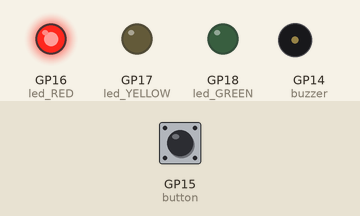
This program was run on a simulated Raspberry Pi Pico running MicroPython. On the bench: output pins drawn as LEDs (lit = HIGH), buzzer (waves = sounding, pin HIGH). The inputs (shaded band) are chosen by the test bench; at power-on: GP15 (button) HIGH. What the program prints to the serial console is not drawn.

Above: at 1.2 s.
1.3 s: GP15 (button) pulled LOW for 0.15 s
At 5.1 s:
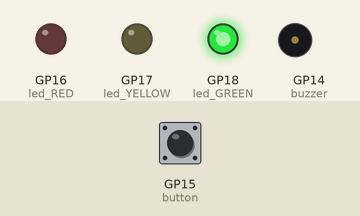
At 9.3 s:
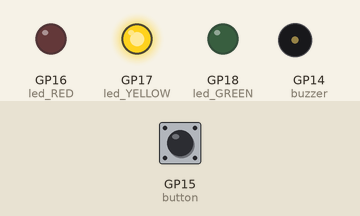
Timing chart, 0 to 19.5 s (numbered marks = the images above; inputs shaded):
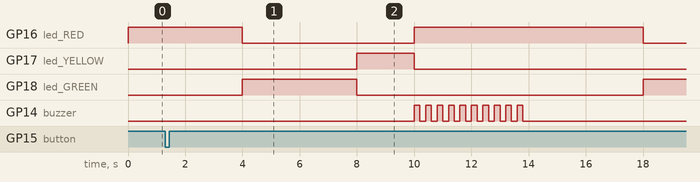

The program:

ISR_TrafficLights.py
```python
"""
ISR_TrafficLights.py
--------
Simple LED Traffic Light with active Piezo crosswalk buzzer using
    button interrupts

Traffic Light Logic Flow::
  No Pedestrian:
      Red -> Green, Green -> Yellow -> Red
  Pedestrian Crossing:
      Setting the interrupt_flag variable = 1 indicates that
          the crosswalk button was pressed
      On next Red, buzz for 5 seconds allowing pedestrian to
          cross then set interrupt_flag = 0 and proceed to
          No Pedestrian sequence

"""
from machine import Pin
from time import sleep, ticks_ms, ticks_diff

# Set up LED traffic lights
led_RED    = Pin(16, Pin.OUT)  # GPIO16
led_YELLOW = Pin(17, Pin.OUT)
led_GREEN  = Pin(18, Pin.OUT)

# Set up GPIO pins connected to the crosswalk buzzer and button
buzzer = Pin(14, Pin.OUT)              # GPIO14
button = Pin(15, Pin.IN, Pin.PULL_UP)  # GPIO15

# Define an ISR callback function for a crosswalk button press
interrupt_flag = 0
last_debounce_time = 0
def button_isr(pin):
    global interrupt_flag, last_debounce_time
    current_time = ticks_ms()  # get current time in milliseconds

    # Debounce: Has the button been held down for at least 50ms?
    if ticks_diff(current_time, last_debounce_time) > 50:
        interrupt_flag = 1  # set interrupt flag
        last_debounce_time = current_time

# Initialize the IRQ
button.irq(trigger = Pin.IRQ_FALLING, handler = button_isr)

# LED Traffic Light Controller
def main_program(light_duration = 4):
    global interrupt_flag

    button_counter = 0  # the button has not yet been pressed
    while True:
        # Crosswalk button pressed?
        if interrupt_flag == 1:
            # Clear the interrupt flag for the next button press
            interrupt_flag = 0

            # Increment crosswalk button counter
            button_counter = button_counter + 1
            print(f"Crosswalk button counter = {button_counter}")

            # Turn red light on for the pedestrians to cross
            led_RED.value(1)

            # Make buzzing sound for 5 seconds
            #     while the pedestrians cross
            for i in range(10):
                buzzer.value(1)
                sleep(0.2)
                buzzer.value(0)
                sleep(0.2)

        # Red light
        led_RED.value(1)
        sleep(light_duration)
        led_RED.value(0)

        # Green light
        led_GREEN.value(1)
        sleep(light_duration)
        led_GREEN.value(0)

        # Yellow light
        led_YELLOW.value(1)
        sleep(light_duration // 2)
        led_YELLOW.value(0)

if __name__ == '__main__':
    try:
        # Start main program
        main_program(light_duration = 4)

    # Keyboard interrupt caught
    except KeyboardInterrupt:
        print("\nUser interrupted the program.")

    # Unexpected error
    except Exception as e:
        print(f"An unexpected error occurred: {e}")

    # End the program gracefully
    finally:
        # Turn off traffic light LEDs
        led_RED.off()
        led_YELLOW.off()
        led_GREEN.off()

        print("\nISR Pelican Traffic Light"
              " Controller program ended.")
```

Measured:
- after the input at 1.3 s, GP17 (led_YELLOW): goes on until 10.0 s, then stays LOW; GP14 (buzzer): alternates HIGH for 0.20 s and LOW for 0.20 s, 20 changes in all, then stays LOW, starting after 8.7 s
